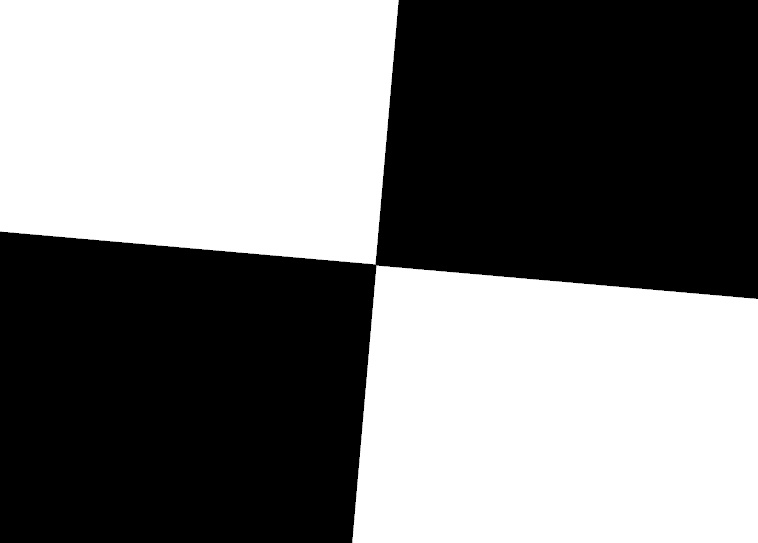
#> input picture ABCD0001_180131_RAW.jpg, 758 x 543 px
$ python -i slanted_edge.py   (imports and definitions only)   (older library calls are emulated)
#> lines starting #> are read from the running program, lines starting #| are printed output that depends on the picture; after the words box and inside, x2 and y2 are one past the last pixel; in counts of white or black regions, pixels touching at a corner belong together
"""Slanted Edge ROI에서 연속 MTF 곡선을 계산한다.

UI와 영상 입력 방식에 의존하지 않는 1차 구현이다. Edge 위치를 행/열별
최대 기울기로 구하고 직선 피팅한 뒤, Edge 법선 거리로 oversampled ESF를
구성한다. LSF FFT는 sensor Nyquist(0.5 cycles/pixel)까지만 사용한다.
"""

from __future__ import annotations

from dataclasses import dataclass
import math

import cv2
import numpy as np
from numpy.typing import NDArray


SLANTED_EDGE_MINIMUM_ROI_SIZE = 32

from .mtf import (
    MtfCurve,
    MtfCurveEvaluationResult,
    convert_sensor_frequency_to_object_lpmm,
    evaluate_mtf_curve_at_reference,
)


@dataclass(slots=True, frozen=True)
class SlantedEdgeResult:
    status: str
    message: str
    edge_orientation: str
    edge_angle_degrees: float
    edge_fit_r_squared: float
    contrast_percent: float
    nyquist_frequency_lpmm: float
    reference_to_nyquist_ratio: float | None
    esf_bin_coverage_percent: float
    subpixel_phase_bins: int
    saturation_percent: float
    secondary_edge_ratio: float
    quality_grade: str
    quality_message: str
    curve: MtfCurve | None
    evaluation: MtfCurveEvaluationResult | None
    lsf_derivative_correction_applied: bool = True
    linearization_method: str = "NONE"
    verification_gamma: float = 1.0


# [104 lines left out: functions calculate_lsf_derivative_correction, sample_mtf_curve_at_1_lpmm, _quality_assessment, not called in this run]


def _edge_quality_metrics(
    roi_image: NDArray[np.generic],
) -> tuple[float, int, float, float]:
    """ESF sampling, clipping and multiple-edge indicators."""
    gray = _gray_float(roi_image)
    orientation, slope, intercept, _, angle = _fit_edge(gray)
    independent_size = gray.shape[0] if orientation == "VERTICAL" else gray.shape[1]
    independent = np.arange(independent_size, dtype=np.float64)
    phases = np.mod(slope * independent + intercept, 1.0)
    phase_counts, _ = np.histogram(phases, bins=np.linspace(0.0, 1.0, 5))
    phase_threshold = max(2, int(independent_size * 0.02))
    phase_bins = int(np.count_nonzero(phase_counts >= phase_threshold))

    yy, xx = np.mgrid[: gray.shape[0], : gray.shape[1]]
    if orientation == "VERTICAL":
        distance = (xx - (slope * yy + intercept)) / math.sqrt(1 + slope**2)
        gradient = np.mean(np.abs(cv2.Sobel(gray, cv2.CV_64F, 1, 0, ksize=3)), axis=0)
    else:
        distance = (yy - (slope * xx + intercept)) / math.sqrt(1 + slope**2)
        gradient = np.mean(np.abs(cv2.Sobel(gray, cv2.CV_64F, 0, 1, ksize=3)), axis=1)
    indices = np.floor((distance.ravel() - distance.min()) * 4).astype(int)
    counts = np.bincount(indices)
    esf_coverage = float(np.count_nonzero(counts) / max(1, counts.size) * 100.0)

    main_index = int(np.argmax(gradient))
    main_strength = float(gradient[main_index])
    remaining = gradient.copy()
    edge_span = int(
        math.ceil(math.tan(math.radians(angle)) * independent_size)
    )
    radius = max(4, edge_span + 4)
    remaining[max(0, main_index - radius): main_index + radius + 1] = 0
    secondary_ratio = (
        float(np.max(remaining)) / main_strength
        if main_strength > np.finfo(float).eps else 1.0
    )

    if np.issubdtype(roi_image.dtype, np.integer):
        limits = np.iinfo(roi_image.dtype)
        saturated = (roi_image <= limits.min) | (roi_image >= limits.max)
        if roi_image.ndim == 3:
            saturated = np.any(saturated, axis=2)
        saturation = float(np.mean(saturated) * 100.0)
    else:
        saturation = 0.0
    return esf_coverage, phase_bins, saturation, secondary_ratio


def _gray_float(image: NDArray[np.generic]) -> NDArray[np.float64]:
    if image.ndim == 2:
        gray = image.astype(np.float64)
    elif image.ndim == 3 and image.shape[2] == 3:
        gray = cv2.cvtColor(image, cv2.COLOR_RGB2GRAY).astype(np.float64)
    elif image.ndim == 3 and image.shape[2] == 4:
        gray = cv2.cvtColor(image, cv2.COLOR_RGBA2GRAY).astype(np.float64)
    else:
        raise ValueError(f"지원하지 않는 Edge 영상 형태입니다: {image.shape}")
    return gray


def _fit_edge(
    gray: NDArray[np.float64],
) -> tuple[str, float, float, float, float]:
    gradient_x = cv2.Sobel(gray, cv2.CV_64F, 1, 0, ksize=3)
    gradient_y = cv2.Sobel(gray, cv2.CV_64F, 0, 1, ksize=3)
    energy_x = float(np.mean(np.abs(gradient_x)))
    energy_y = float(np.mean(np.abs(gradient_y)))
    orientation = "VERTICAL" if energy_x >= energy_y else "HORIZONTAL"

    if orientation == "VERTICAL":
        positions = np.argmax(np.abs(gradient_x), axis=1).astype(np.float64)
        strengths = np.max(np.abs(gradient_x), axis=1)
        independent = np.arange(gray.shape[0], dtype=np.float64)
    else:
        positions = np.argmax(np.abs(gradient_y), axis=0).astype(np.float64)
        strengths = np.max(np.abs(gradient_y), axis=0)
        independent = np.arange(gray.shape[1], dtype=np.float64)

    threshold = max(float(np.percentile(strengths, 25)), np.finfo(float).eps)
    valid = strengths >= threshold
    if np.count_nonzero(valid) < 16:
        raise ValueError("Edge 직선 피팅에 필요한 유효 위치가 부족합니다.")
    slope, intercept = np.polyfit(independent[valid], positions[valid], 1)
    predicted = slope * independent[valid] + intercept
    residual = positions[valid] - predicted
    total = positions[valid] - positions[valid].mean()
    denominator = float(np.sum(total**2))
    residual_sum = float(np.sum(residual**2))
    r_squared = (
        1.0 - residual_sum / denominator
        if denominator > np.finfo(float).eps
        else 1.0 if residual_sum <= np.finfo(float).eps
        else 0.0
    )
    angle = abs(math.degrees(math.atan(float(slope))))
    return orientation, float(slope), float(intercept), r_squared, angle


# [251 lines left out: functions _oversampled_esf, calculate_slanted_edge_mtf_curve, measure_slanted_edge, not called in this run]

>>> import cv2
>>> picture = cv2.cvtColor(cv2.imread('../../ABCD0001_180131_RAW.jpg'), cv2.COLOR_BGR2RGB)
#> picture is the input picture: shape (543, 758, 3); min 0, max 255, mean 123.4
>>> result = _edge_quality_metrics(picture)
#> in _fit_edge, `gradient_x = cv2.Sobel(gray, cv2.CV_64F, 1, 0, ksize=3)`:
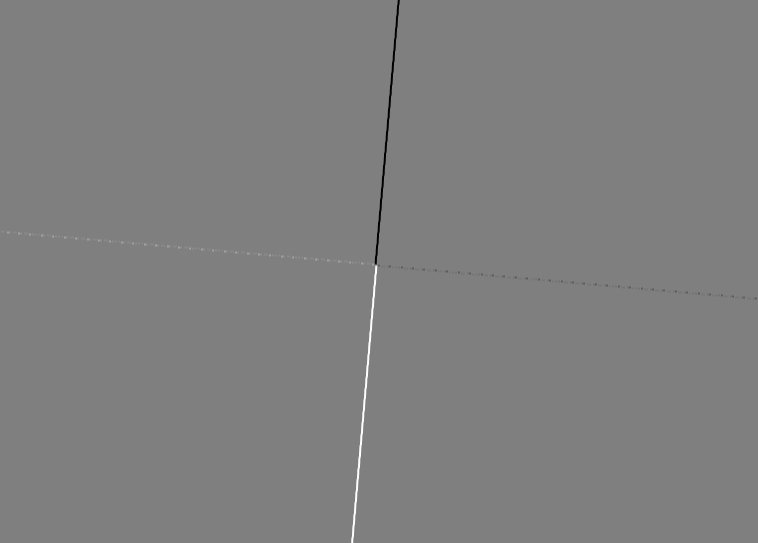
#> gradient_x: shape (543, 758) float64; min -1020, max 1020, mean 0.1; drawn with min black and max white
#> in _fit_edge, `energy_x = float(np.mean(np.abs(gradient_x)))`: energy_x = 3.06
#> in _fit_edge, `energy_y = float(np.mean(np.abs(gradient_y)))`: energy_y = 4.02
#> in _fit_edge, `orientation = "VERTICAL" if energy_x >= energy_y else "HORIZONTAL"`: orientation = 'HORIZONTAL'
#> in _fit_edge, `positions = np.argmax(np.abs(gradient_y), axis=0).astype(np.float64)`: positions = 758 values from 231 to 299
#> in _fit_edge, `strengths = np.max(np.abs(gradient_y), axis=0)`: strengths = 758 values, max 1020 at index 8, min 490 at index 375, mean 1013.6
#> in _fit_edge, `threshold = max(float(np.percentile(strengths, 25)), np.finfo(float).e..`: threshold = 1013
#> in _fit_edge, `slope, intercept = np.polyfit(independent[valid], positions[valid], 1)`: slope = 0.09; intercept = 230.7
#> in _fit_edge, `predicted = slope * independent[valid] + intercept`: predicted = 613 values from 230.7 to 298.8
#> in _fit_edge, `residual = positions[valid] - predicted`: residual = 613 values, max 1.05 at index 330, min -1.08 at index 293, mean -2.23e-14
#> in _fit_edge, `total = positions[valid] - positions[valid].mean()`: total = 613 values from -33.66 to 34.34
#> in _fit_edge, `denominator = float(np.sum(total**2))`: denominator = 238443.7
#> in _fit_edge, `residual_sum = float(np.sum(residual**2))`: residual_sum = 110
#> in _fit_edge, `r_squared = ( 1.0 - residual_sum / denominator if denominator > np.fin..`: r_squared = 1
#> in _fit_edge, `angle = abs(math.degrees(math.atan(float(slope))))`: angle = 5.15
#> in _edge_quality_metrics, `orientation, slope, intercept, _, angle = _fit_edge(gray)`: orientation = 'HORIZONTAL'; slope = 0.09; intercept = 230.7; angle = 5.15
#> in _edge_quality_metrics, `independent_size = gray.shape[0] if orientation == "VERTICAL" else gra..`: independent_size = 758
#> in _edge_quality_metrics, `phases = np.mod(slope * independent + intercept, 1.0)`: phases = 758 values, max 0.999 at index 459, min 0.0002 at index 248, mean 0.5
#> in _edge_quality_metrics, `phase_counts, _ = np.histogram(phases, bins=np.linspace(0.0, 1.0, 5))`: phase_counts = [189, 189, 190, 190]
#> in _edge_quality_metrics, `phase_threshold = max(2, int(independent_size * 0.02))`: phase_threshold = 15
#> in _edge_quality_metrics, `phase_bins = int(np.count_nonzero(phase_counts >= phase_threshold))`: phase_bins = 4
#> in _edge_quality_metrics, `distance = (yy - (slope * xx + intercept)) / math.sqrt(1 + slope**2)`:
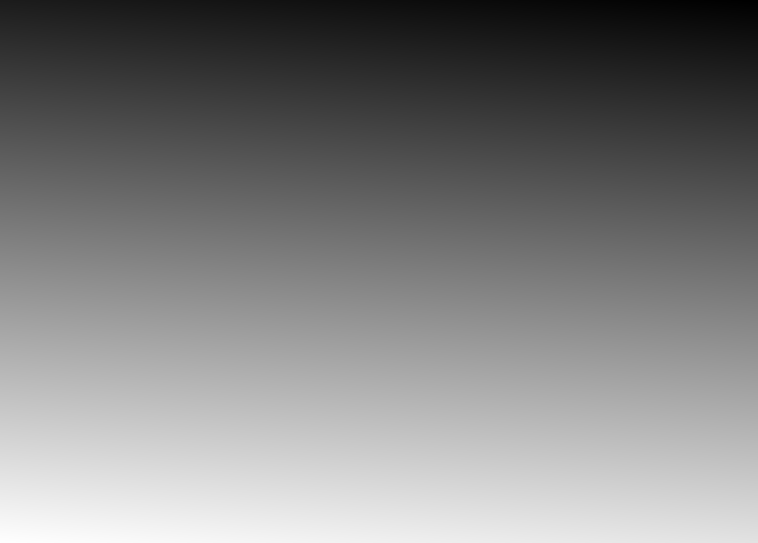
#> distance: shape (543, 758) float64; min -297.6, max 310.1, mean 6.2; drawn with min black and max white
#> in _edge_quality_metrics, `gradient = np.mean(np.abs(cv2.Sobel(gray, cv2.CV_64F, 0, 1, ksize=3)),..`: gradient = 543 values, max 32.2 at index 255, min 0 at index 0, mean 4.02
#> in _edge_quality_metrics, `counts = np.bincount(indices)`: counts = 2431 values, max 193 at index 426, min 2 at index 2428, mean 169.3
#> in _edge_quality_metrics, `esf_coverage = float(np.count_nonzero(counts) / max(1, counts.size) * ..`: esf_coverage = 100
#> in _edge_quality_metrics, `main_index = int(np.argmax(gradient))`: main_index = 255
#> in _edge_quality_metrics, `main_strength = float(gradient[main_index])`: main_strength = 32.2
#> in _edge_quality_metrics, `remaining = gradient.copy()`: remaining has the same summary as gradient
#> in _edge_quality_metrics, `edge_span = int( math.ceil(math.tan(math.radians(angle)) * independent..`: edge_span = 69
#> in _edge_quality_metrics, `radius = max(4, edge_span + 4)`: radius = 73
#> in _edge_quality_metrics, `secondary_ratio = ( float(np.max(remaining)) / main_strength if main_s..`: secondary_ratio = 0.0243
#> in _edge_quality_metrics, `saturated = (roi_image <= limits.min) | (roi_image >= limits.max)`:
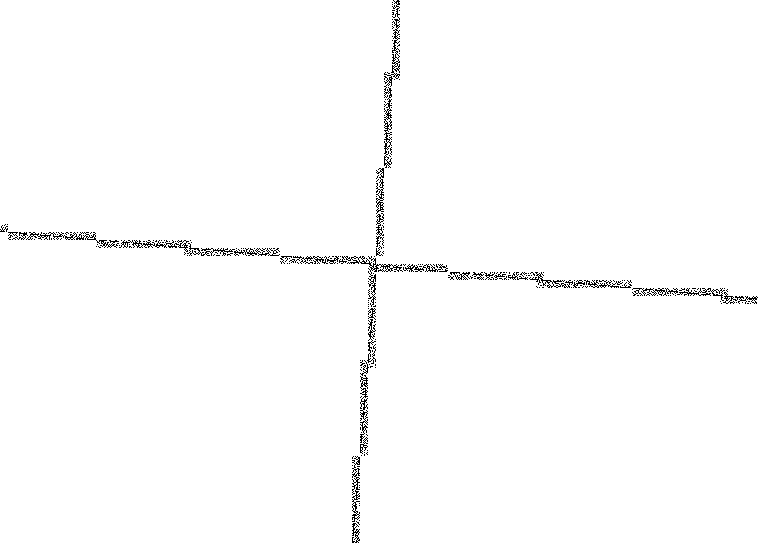
#> saturated: shape (543, 758, 3) bool; 98.9% white; black in thin lines or dots
#> in _edge_quality_metrics, `saturated = np.any(saturated, axis=2)`: saturated: shape (543, 758) bool; 98.9% white; black in thin lines or dots
#> in _edge_quality_metrics, `saturation = float(np.mean(saturated) * 100.0)`: saturation = 98.85
#> result = (100, 4, 98.85, 0.0243)

$ run again, on mtf_6pol.jpg
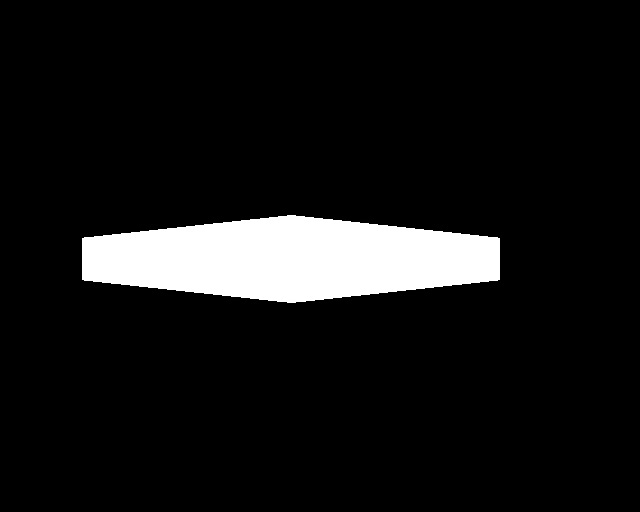
#> input picture mtf_6pol.jpg, 640 x 512 px
#> picture is the input picture: shape (512, 640, 3); min 0, max 255, mean 21.2
#> energy_x = 1.14
#> energy_y = 5.23
#> in _fit_edge, `orientation = "VERTICAL" if energy_x >= energy_y else "HORIZONTAL"`: orientation = 'HORIZONTAL'
#> positions = 640 values, max 301 at index 269, min 0 at index 0, mean 166.5
#> strengths = 640 values, max 1020 at index 100, min 0 at index 0, mean 664.7
#> threshold = 2.22e-16
#> in _fit_edge, `slope, intercept = np.polyfit(independent[valid], positions[valid], 1)`: slope = 0.0156; intercept = 245.7
#> predicted = 426 values from 246.9 to 253.5
#> residual = 426 values, max 51.14 at index 190, min -36.25 at index 215, mean -4.38e-14
#> total = 426 values, max 50.79 at index 190, min -36.21 at index 210, mean -1.12e-14
#> denominator = 440310.4
#> residual_sum = 438738.1
#> r_squared = 0.00357
#> in _fit_edge, `angle = abs(math.degrees(math.atan(float(slope))))`: angle = 0.895
#> in _edge_quality_metrics, `orientation, slope, intercept, _, angle = _fit_edge(gray)`: orientation = 'HORIZONTAL'; slope = 0.0156; intercept = 245.7; angle = 0.895
#> independent_size = 640
#> phases = 640 values, max 0.999 at index 22, min 0.0127 at index 599, mean 0.506
#> phase_counts = [160, 160, 160, 160]
#> phase_threshold = 12
#> phase_bins = 4
#> in _edge_quality_metrics, `distance = (yy - (slope * xx + intercept)) / math.sqrt(1 + slope**2)`:
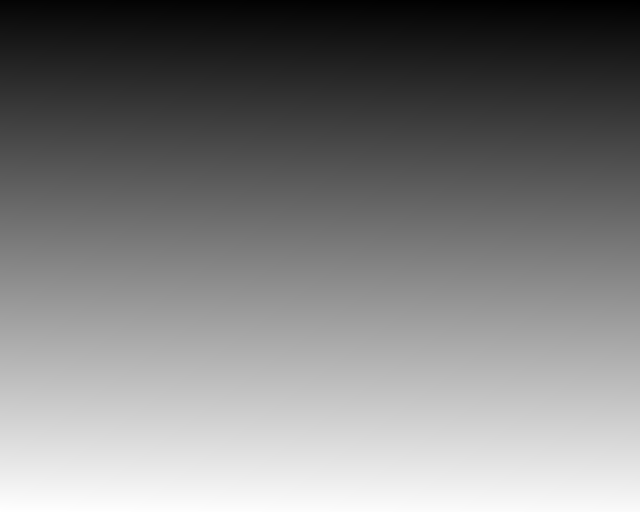
#> distance: shape (512, 640) float64; min -255.6, max 265.3, mean 4.9; drawn with min black and max white
#> gradient = 512 values, max 61.54 at index 296, min 0 at index 0, mean 5.23
#> counts = 2084 values, max 161 at index 454, min 11 at index 2083, mean 157.2
#> esf_coverage = 100
#> main_index = 296
#> main_strength = 61.54
#> remaining has the same summary as gradient
#> edge_span = 10
#> radius = 14
#> secondary_ratio = 0.985
#> in _edge_quality_metrics, `saturated = (roi_image <= limits.min) | (roi_image >= limits.max)`:
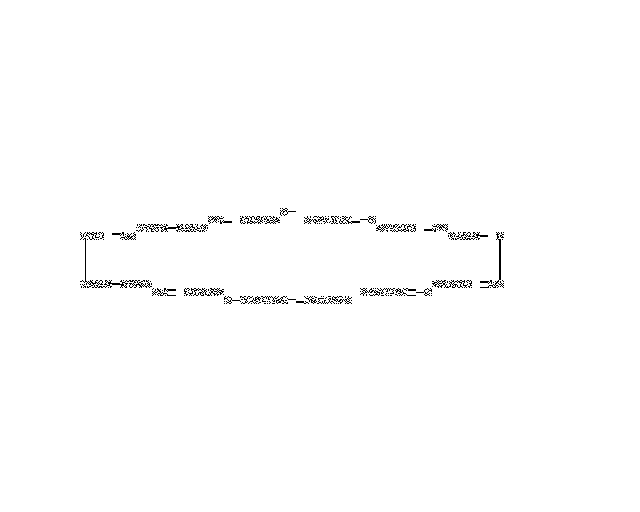
#> saturated: shape (512, 640, 3) bool; 99.2% white; black in thin lines or dots, all inside (x1, y1, x2, y2) = (80, 208, 504, 304)
#> saturation = 99.24
#> result = (100, 4, 99.24, 0.985)
